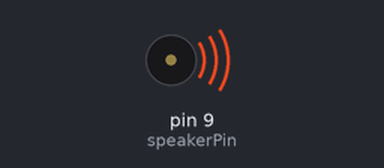
This sketch was run on a simulated Arduino Uno, built with avr-gcc and run on an emulated ATmega328P. Shown: buzzer (waves = sounding).

Above: at 0.3 s.
At 10.49 s:
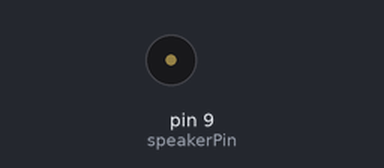
Timing chart, 0 to 11.7 s (numbered marks = the images above):
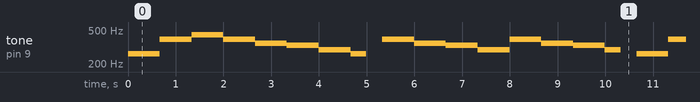

Measured:
- by itself, tone on pin 9 (speakerPin): plays 262 Hz for 0.67 s, 392 Hz for 0.67 s, 440 Hz for 0.67 s, 392 Hz for 0.67 s, 349 Hz for 0.67 s, 330 Hz for 0.67 s … (175 notes in this stretch)

The sketch:

Buzzer_2.ino
```cpp
const int speakerPin = 9; // connect speaker to pin 9
char noteNames[] = {'C','D','E','F','G','a','b'};
unsigned int frequencies[] = {262,294,330,349,392,440,494};
const byte noteCount = sizeof(noteNames); // number of notes (7 here)
char score[] = "CCGGaaGFFEEDDC GGFFEEDGGFFEED CCGGaaGFFEEDDC "; //space is a rest
byte beats[] = {1,1,1,1,1,1,2,1,1,1,1,1,1,1,1,  1,1,1,1,1,1,2,1,1,1,1,1,1,1,1,
                1,1,1,1,1,1,2,1,1,1,1,1,1,1,1};
const byte scoreLen = sizeof(score)-1; // the number of notes in the score
void setup(){}
void loop(){
  for (int i = 0; i < scoreLen; i++){
    int duration = 333; // each note lasts for a third of a second
    playNote(score[i], duration*beats[i]); // play the note
  }
  delay(2000); // wait two seconds before repeating the song
}
void playNote(char note, int duration){ //play the tone corresponding to the note
  for (int i = 0; i < noteCount; i++){
    // try and find a match for the noteName to get the index to the note
    if (noteNames[i] == note) // find a matching note name in the array
    tone(speakerPin, frequencies[i], duration); // play the note
  }
  delay(duration); // if there is no match then the note is a rest, so just delay
}
```
